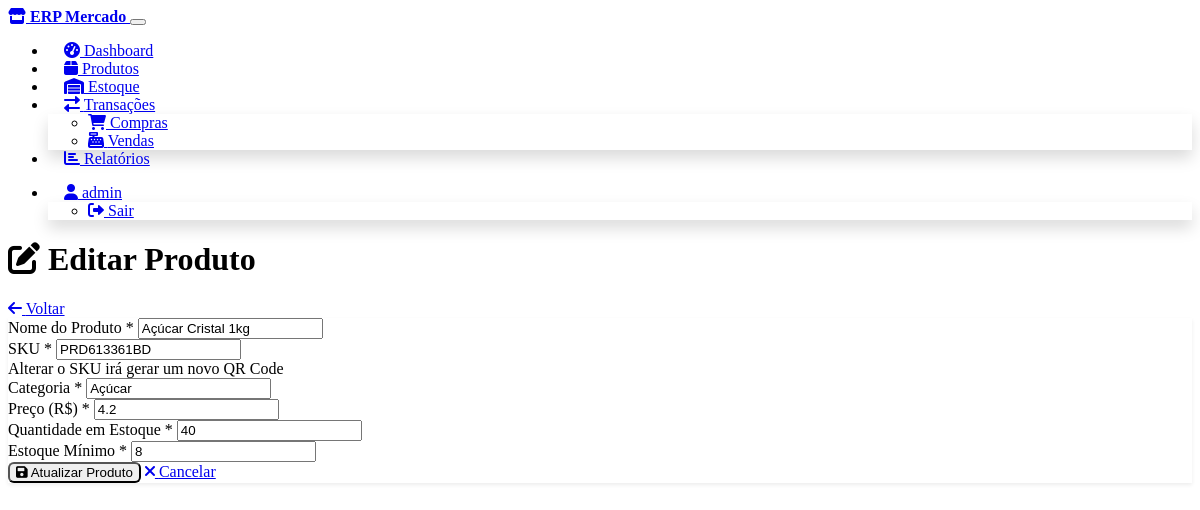
/products/edit/3 (signed in), run on the app's committed database.
### models.py (models this page shows, shortened)
class Product(db.Model):
    id = db.Column(db.Integer, primary_key=True)
    name = db.Column(db.String(100), nullable=False)
    sku = db.Column(db.String(20), unique=True, nullable=False)
    category = db.Column(db.String(50), nullable=False)
    price = db.Column(db.Float, nullable=False)
    stock_quantity = db.Column(db.Integer, default=0)
    min_stock = db.Column(db.Integer, default=5)
    qr_code_path = db.Column(db.String(200))
    created_at = db.Column(db.DateTime, default=datetime.utcnow)
    updated_at = db.Column(db.DateTime, default=datetime.utcnow, onupdate=datetime.utcnow)
    purchases = db.relationship('Purchase', backref='product', lazy=True)
    sales = db.relationship('Sale', backref='product', lazy=True)

### routes.py (the view, shortened to what this page needs)
@app.route('/products/edit/<int:id>', methods=['GET', 'POST'])
def edit_product(id):
    product = Product.query.get_or_404(id)
    return render_template('edit_product.html', product=product)

### routes.py (called while the page is built)
@app.before_request
def require_login():
    allowed_routes = ['login', 'static', 'search_product_by_sku']
    if request.endpoint not in allowed_routes and 'user_id' not in session:
        return redirect(url_for('login'))

### templates/edit_product.html (shortened to what this page needs)
{% extends "base.html" %}
{% block content %}
<div class="d-flex justify-content-between align-items-center mb-4">
    <h1><i class="fas fa-edit"></i> Editar Produto</h1>
    <a href="{{ url_for('products') }}" class="btn btn-secondary">
        <i class="fas fa-arrow-left"></i> Voltar
    </a>
</div>
<div class="card">
    <div class="card-body">
        <form method="POST">
            <div class="row">
                <div class="col-md-4">
                    <div class="mb-3">
                        <label for="name" class="form-label">Nome do Produto *</label>
                        <input type="text" class="form-control" id="name" name="name" value="{{ product.name }}" required>
                    </div>
                </div>
                <div class="col-md-4">
                    <div class="mb-3">
                        <label for="sku" class="form-label">SKU *</label>
                        <input type="text" class="form-control" id="sku" name="sku" value="{{ product.sku }}" required>
                        <div class="form-text">Alterar o SKU irá gerar um novo QR Code</div>
                    </div>
                </div>
                <div class="col-md-4">
                    <div class="mb-3">
                        <label for="category" class="form-label">Categoria *</label>
                        <input type="text" class="form-control" id="category" name="category" value="{{ product.category }}" required>
                    </div>
                </div>
            </div>
            <div class="row">
                <div class="col-md-4">
                    <div class="mb-3">
                        <label for="price" class="form-label">Preço (R$) *</label>
                        <input type="number" class="form-control" id="price" name="price" step="0.01" min="0" value="{{ product.price }}" required>
                    </div>
                </div>
                <div class="col-md-4">
                    <div class="mb-3">
                        <label for="stock_quantity" class="form-label">Quantidade em Estoque *</label>
                        <input type="number" class="form-control" id="stock_quantity" name="stock_quantity" min="0" value="{{ product.stock_quantity }}" required>
                    </div>
                </div>
                <div class="col-md-4">
                    <div class="mb-3">
                        <label for="min_stock" class="form-label">Estoque Mínimo *</label>
                        <input type="number" class="form-control" id="min_stock" name="min_stock" min="0" value="{{ product.min_stock }}" required>
                    </div>
                </div>
            </div>
            <div class="d-flex gap-2">
                <button type="submit" class="btn btn-primary">
                    <i class="fas fa-save"></i> Atualizar Produto
                </button>
                <a href="{{ url_for('products') }}" class="btn btn-secondary">
                    <i class="fas fa-times"></i> Cancelar
                </a>
            </div>
        </form>
    </div>
</div>
{% endblock %}

### static/style.css (style rules this page uses)
.card { border: none; box-shadow: 0 0.125rem 0.25rem rgba(0, 0, 0, 0.075); margin-bottom: 1rem; }
.btn { border-radius: 0.375rem; }
.form-label { font-weight: 500; margin-bottom: 0.5rem; }

### data on the page
Product: name "Açúcar Cristal 1kg", sku "PRD613361BD", category "Açúcar", price "4.2", stock_quantity "40", min_stock "8"

### other printed values
{{ session.username }} "admin"
